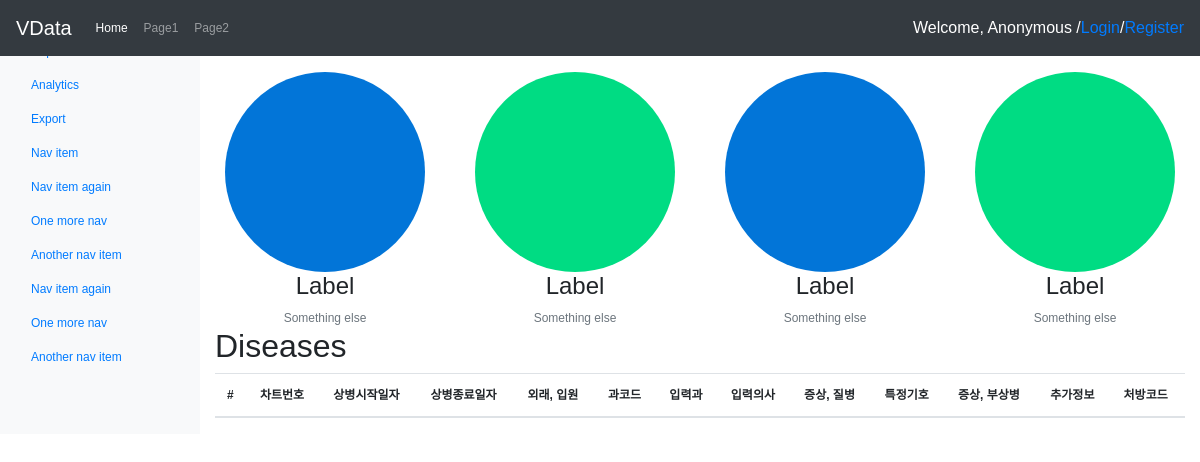
Before: /matchings/ with the older database file.
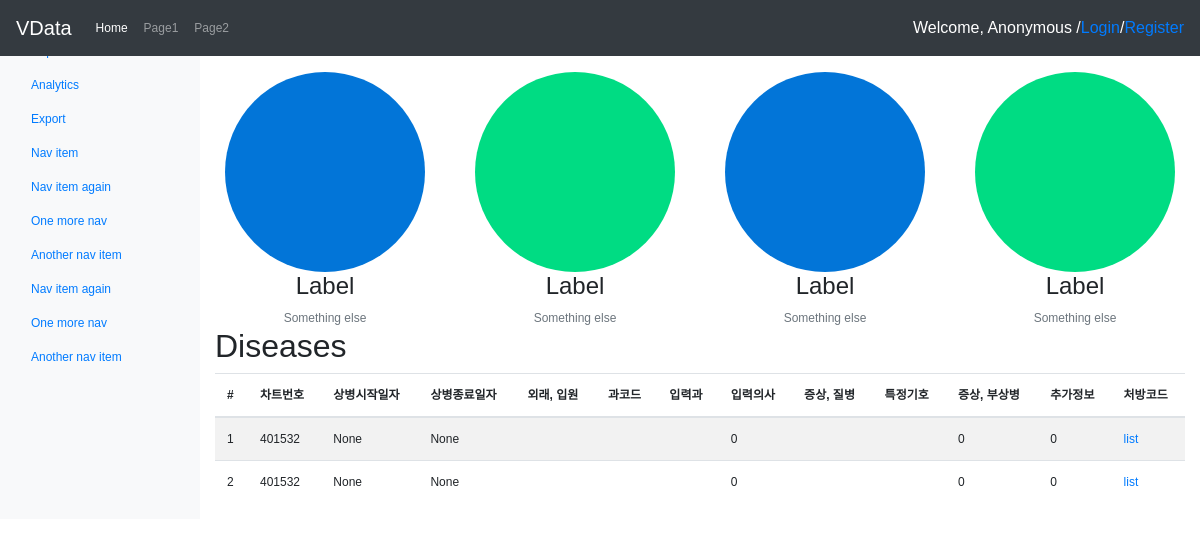
After: the same page with the newer database file.
### matchings/models.py (models this page shows)
class Disease(models.Model):
	PTNO = models.IntegerField(default=0)
	STARTDATE = models.DateField('start date')
	ENDDATE =  models.DateField('end date')
	IPDOPD = models.CharField(max_length=1)
	DEPTCODE = models.CharField(max_length=1024)
	WRITEDEPT = models.CharField(max_length=1024)
	WRITEDRCODE = models.IntegerField(default=0)
	DXCODE = models.CharField(max_length=1024)
	SPCKIHO = models.CharField(max_length=1024)
	PRESENTSYMTOM = models.IntegerField(default=0)
	DXMOREFLAG = models.IntegerField(default=0)
	PRESCRIPTIONLIST = models.CharField(max_length=4096)

### matchings/views.py (the view)
class datashow(ListView):
	template_name = 'datashow.html'
	def get_queryset(self):
		return Disease.objects.order_by('-STARTDATE')[:10]

### matchings/templates/datashow.html (shortened to what this page needs)
{% extends "base.html" %}
{% block content %}
	<div class="container-fluid">
		<div class="row">
			<nav class="col-sm-3 col-md-2 d-none d-sm-block bg-light sidebar">
				<ul class="nav nav-pills flex-column">
					<li class="nav-item">
						<a class="nav-link active" href="#">Overview <span class="sr-only">(current)</span></a>
					</li>
					<li class="nav-item">
						<a class="nav-link" href="#">Reports</a>
					</li>
					<li class="nav-item">
						<a class="nav-link" href="#">Analytics</a>
					</li>
					<li class="nav-item">
						<a class="nav-link" href="#">Export</a>
					</li>
				</ul>
				<ul class="nav nav-pills flex-column">
					<li class="nav-item">
						<a class="nav-link" href="#">Nav item</a>
					</li>
					<li class="nav-item">
						<a class="nav-link" href="#">Nav item again</a>
					</li>
					<li class="nav-item">
						<a class="nav-link" href="#">One more nav</a>
					</li>
					<li class="nav-item">
						<a class="nav-link" href="#">Another nav item</a>
					</li>
				</ul>
				<ul class="nav nav-pills flex-column">
					<li class="nav-item">
						<a class="nav-link" href="#">Nav item again</a>
					</li>
					<li class="nav-item">
						<a class="nav-link" href="#">One more nav</a>
					</li>
					<li class="nav-item">
						<a class="nav-link" href="#">Another nav item</a>
					</li>
				</ul>
			</nav>
			<main class="col-sm-9 ml-sm-auto col-md-10 pt-3" role="main">
				<h1>Dashboard</h1>
				<section class="row text-center placeholders">
					<div class="col-6 col-sm-3 placeholder">
						<a href="{% url 'matchings:m4876_00' %}"><img width="200" height="200" class="img-fluid rounded-circle" alt="Generic placeholder thumbnail" ></a>
						<h4>Label</h4>
						<div class="text-muted">Something else</div>
					</div>
					<div class="col-6 col-sm-3 placeholder">
						<a href="{% url 'matchings:m4876_01' %}"><img width="200" height="200" class="img-fluid rounded-circle" alt="Generic placeholder thumbnail"></a>
						<h4>Label</h4>
						<span class="text-muted">Something else</span>
					</div>
					<div class="col-6 col-sm-3 placeholder">
						<img width="200" height="200" class="img-fluid rounded-circle" alt="Generic placeholder thumbnail">
						<h4>Label</h4>
						<span class="text-muted">Something else</span>
					</div>
					<div class="col-6 col-sm-3 placeholder">
						<img width="200" height="200" class="img-fluid rounded-circle" alt="Generic placeholder thumbnail">
						<h4>Label</h4>
						<span class="text-muted">Something else</span>
					</div>
				</section>
				<h2>Diseases</h2>
				<div class="table-responsive">
					<table class="table table-striped">
						<thead>
							<tr>
								<th>#</th>
								<th>차트번호</th>
								<th>상병시작일자</th>
								<th>상병종료일자</th>
								<th>외래, 입원</th>
								<th>과코드</th>
								<th>입력과</th>
								<th>입력의사</th>
								<th>증상, 질병</th>
								<th>특정기호</th>
								<th>증상, 부상병</th>
								<th>추가정보</th>
								<th>처방코드</th>
							</tr>
						</thead>
						{% if disease_list %}
						<tbody>
							{% for disease in disease_list %}
							<tr>
								<td>{{ disease.id }}</td>
								<td>{{ disease.PTNO }}</td>
								<td>{{ disease.STARTDATE }}</td>
								<td>{{ disease.ENDDATE }}</td>
								<td>{{ disease.IPDOPD }}</td>
								<td>{{ disease.DEPTCODE }}</td>
								<td>{{ disease.WRITEDEPT }}</td>
								<td>{{ disease.WRITEDRCODE }}</td>
								<td>{{ disease.DXCODE }}</td>
								<td>{{ disease.SPCKIHO }}</td>
								<td>{{ disease.PRESENTSYMTOM }}</td>
								<td>{{ disease.DXMOREFLAG }}</td>
								<td><a href="#">list</a></td>
							</tr>
						{% endfor %}
						</tbody>
						{% endif %}
					</table>
				</div>
			</main>
		</div>
	</div>
{% endblock %}

### templates/base.html (shortened to what this page needs)
<!DOCTYPE html>
<html lang="en">
<head>
	<link rel="stylesheet" href="https://maxcdn.bootstrapcdn.com/bootstrap/4.0.0-beta/css/bootstrap.min.css">
	<link href="http://getbootstrap.com/docs/4.0/examples/dashboard/dashboard.css" rel="stylesheet">
	{% load static %}
	<link rel="stylesheet" href="{% static 'css/base.css' %}" />
	<link rel="stylesheet" href="{% block extrastyle %}{% endblock %}" />
</head>
<body>
	<nav class="navbar navbar-expand-md navbar-dark fixed-top bg-dark">
		<div class="navbar-header">
			<a class="navbar-brand" href="{% url 'home' %}">VData</a>
		</div>
		<div class="collapse navbar-collapse" id="navbarsExampleDefault">
			<ul class="navbar-nav mr-auto">
				<li class="nav-item active"><a class="nav-link" href="#">Home</a></li>
				<li class="nav-item"><a class="nav-link" href>Page1</a></li>
				<li class="nav-item"><a class="nav-link" href>Page2</a></li>
			</ul>
			{% if user.is_active %}
			<h6 id="header" class="nav navbar-nav navbar-right">
				Welcome, <strong>{% firstof user.get_short_name user.get_username %}</strong> /
				<a href="{% url 'password_change' %}">Change Password</a> /
				<a href="{% url 'logout'%}">Logout</a>
			</h6>
			{% else %}
			<h6 id="header" class="nav navbar-nav navbar-right" style="color:white">
				Welcome, Anonymous /
				<a href="{% url 'login' %}">Login</a> /
				<a href="{% url 'register'%}">Register</a>
			</h6>
			{% endif %}
		</div>
	</nav>
	{% block content%}
	{% endblock %}
</body>
</html>

### static/css/base.css (style rules this page uses)
body { font-family: "Lucida Grande", Verdana, Arial, sans-serif; font-size: 12px; }
#header { color: 'white'; }

Changed rows visible on the page:
added Disease: id "1", PTNO "401532", STARTDATE "None", ENDDATE "None", WRITEDRCODE "0", PRESENTSYMTOM "0", DXMOREFLAG "0"
added Disease: id "2", PTNO "401532", STARTDATE "None", ENDDATE "None", WRITEDRCODE "0", PRESENTSYMTOM "0", DXMOREFLAG "0"
